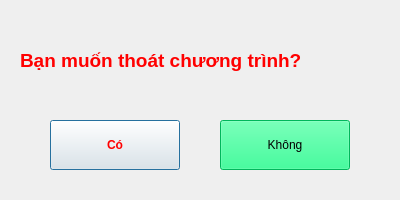
<?xml version="1.0" encoding="UTF-8"?>
<ui version="4.0">
 <class>Dialog</class>
 <widget class="QDialog" name="Dialog">
  <property name="geometry">
   <rect>
    <x>0</x>
    <y>0</y>
    <width>400</width>
    <height>200</height>
   </rect>
  </property>
  <property name="minimumSize">
   <size>
    <width>400</width>
    <height>200</height>
   </size>
  </property>
  <property name="maximumSize">
   <size>
    <width>400</width>
    <height>200</height>
   </size>
  </property>
  <property name="sizeIncrement">
   <size>
    <width>0</width>
    <height>0</height>
   </size>
  </property>
  <property name="windowTitle">
   <string>Dialog</string>
  </property>
  <widget class="QLabel" name="label">
   <property name="geometry">
    <rect>
     <x>20</x>
     <y>10</y>
     <width>361</width>
     <height>100</height>
    </rect>
   </property>
   <property name="font">
    <font>
     <pointsize>14</pointsize>
     <weight>75</weight>
     <bold>true</bold>
    </font>
   </property>
   <property name="styleSheet">
    <string notr="true">color: rgb(255, 0, 0);</string>
   </property>
   <property name="text">
    <string>Bạn muốn thoát chương trình?</string>
   </property>
  </widget>
  <widget class="QPushButton" name="but_yes">
   <property name="geometry">
    <rect>
     <x>50</x>
     <y>120</y>
     <width>130</width>
     <height>50</height>
    </rect>
   </property>
   <property name="minimumSize">
    <size>
     <width>130</width>
     <height>50</height>
    </size>
   </property>
   <property name="font">
    <font>
     <weight>75</weight>
     <bold>true</bold>
    </font>
   </property>
   <property name="styleSheet">
    <string notr="true">color: rgb(255, 0, 0);</string>
   </property>
   <property name="text">
    <string>Có</string>
   </property>
  </widget>
  <widget class="QPushButton" name="but_no">
   <property name="geometry">
    <rect>
     <x>220</x>
     <y>120</y>
     <width>130</width>
     <height>50</height>
    </rect>
   </property>
   <property name="minimumSize">
    <size>
     <width>130</width>
     <height>50</height>
    </size>
   </property>
   <property name="styleSheet">
    <string notr="true">background-color: rgb(0, 255, 127);</string>
   </property>
   <property name="text">
    <string>Không</string>
   </property>
  </widget>
 </widget>
 <resources>
  <include location="icons.qrc"/>
 </resources>
 <connections/>
</ui>
